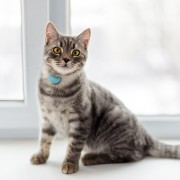
#> input picture exercises/1 image transformation/cat.jpg, 180 x 180 px
$ python 3_image_rotation.py
#> lines starting #> are read from the running program, lines starting #| are printed output that depends on the picture
import cv2

image = cv2.imread('cat.jpg')
#> image is the input picture: shape (180, 180, 3); mean B, G, R 189, 191.9, 194.9
height, width = image.shape[:2]
#> height = 180; width = 180
center = (width/2, height/2)
#> center = (90, 90)

rotate_matrix = cv2.getRotationMatrix2D(center=center, angle=54, scale=1)

image = cv2.warpAffine(src=image, M=rotate_matrix, dsize=(width, height))
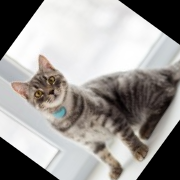
#> image: shape (180, 180, 3); mean B, G, R 151.3, 154, 157

cv2.imshow('rotated image', image)
cv2.waitKey()
